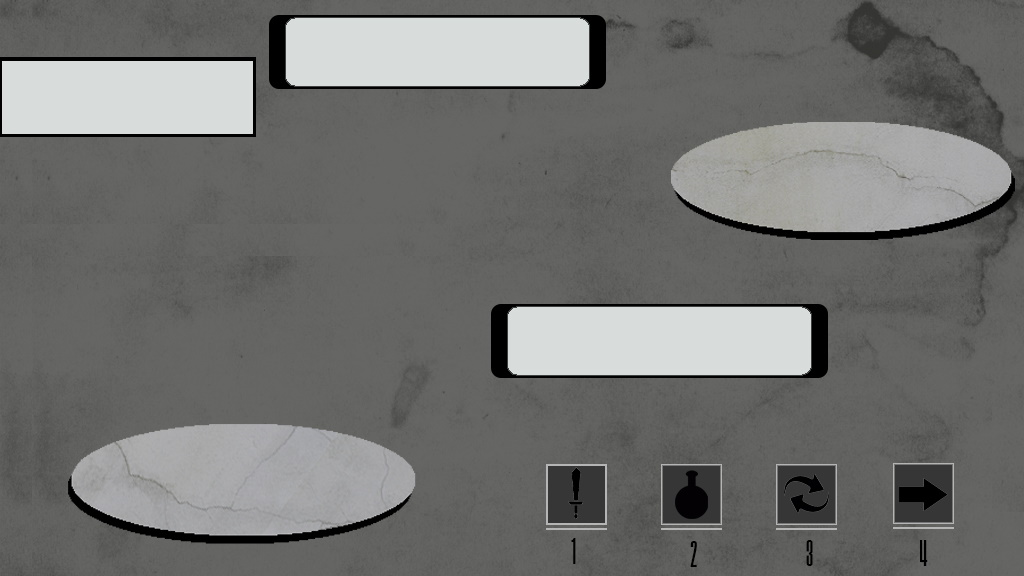

This game map was drawn from its Tiled (.tmx) file and the tilesets committed beside it. A one-line description and the trimmed map source follow:
An orthogonal 32x18 tile map with 32x32 px tiles, 2 tile layers (Nivel, Muros Invisibles), 2 tilesets.

<map version="1.2" tiledversion="1.3.4" orientation="orthogonal" renderorder="right-down" width="32" height="18" tilewidth="32" tileheight="32" infinite="0" nextlayerid="3" nextobjectid="1">
 <tileset firstgid="1" source="combate.tsx" />
 <tileset firstgid="2" source="combate.M.tsx" />
 <layer id="1" name="Nivel" width="32" height="18">
  <data>[576 cells, 23 non-empty, 22 distinct tile ids]</data>
 </layer>
 <layer id="2" name="Muros Invisibles" width="32" height="18">
  <data>[576 cells, 125 non-empty, 122 distinct tile ids]</data>
 </layer>
</map>
